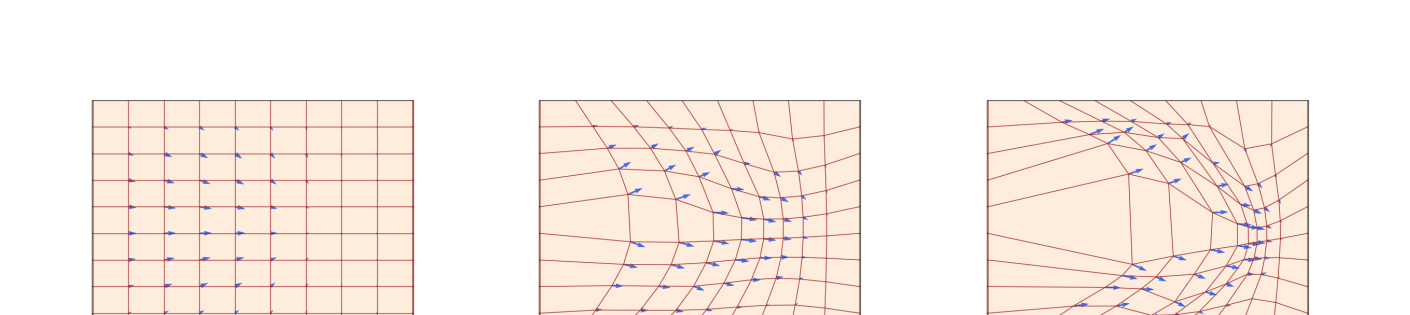
#> input picture translations/assets/fig_02_01.png, 1410 x 315 px, given in place of page_43.png, which was not available
$ python crop_ch06_figs.py
#> lines starting #> are read from the running program, lines starting #| are printed output that depends on the picture; after the words box and inside, x2 and y2 are one past the last pixel; in counts of white or black regions, pixels touching at a corner belong together; pictures that were not available may be replaced by others from this repository, and a replacement may not be noted
#> in precise_crop, img is the input picture: PIL image 1410x315 RGB; mean R, G, B 250.6, 240.5, 233.7
#| [fig_06_14.png] page size: (1410, 315), box: (180,240,1480,770)
"""Crop ch06 figures: Figure 14 (p.43) and Figure 15 (p.46)."""
from PIL import Image
import os

PAGES_DIR = r"C:\Users\ZhangMH\Desktop\MIT6.S184\translations\work\pages"
OUT_DIR = r"C:\Users\ZhangMH\Desktop\MIT6.S184\translations\assets"
os.makedirs(OUT_DIR, exist_ok=True)


def trim_white(img, threshold=245, pad=18):
    """Trim white margins. threshold: minimum brightness to consider 'white'."""
#> called with threshold = 245, pad = 18
    gray = img.convert("L")
    bw = gray.point(lambda p: 0 if p < threshold else 255)
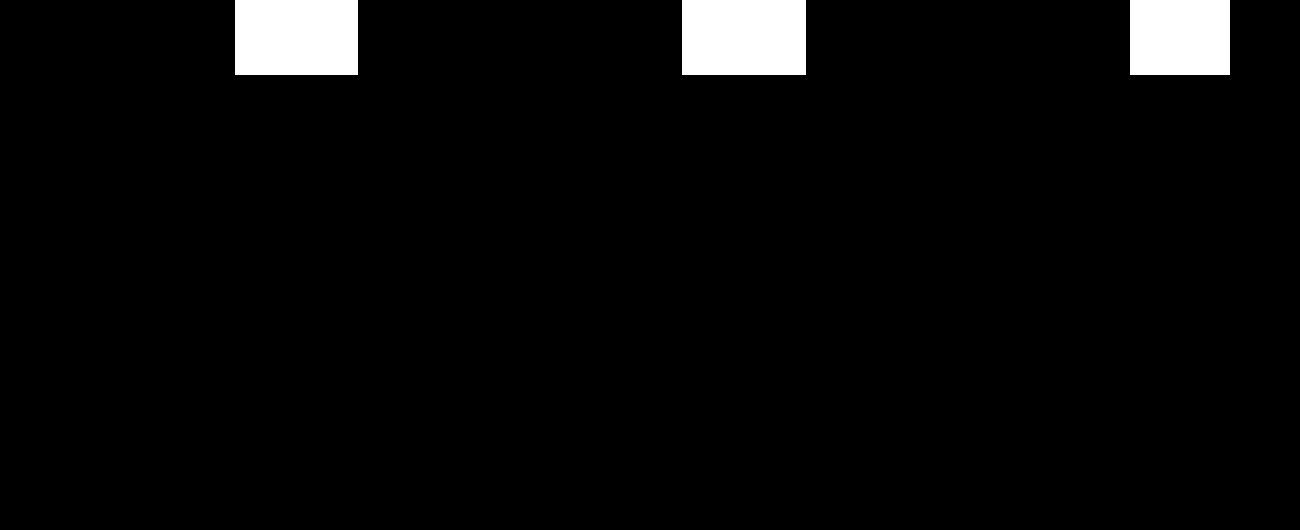
#> bw: PIL image 1300x530 L; 3.8% white; 3 white regions, box (x1, y1, x2, y2) and area: (682, 0, 806, 75) 9300, (235, 0, 358, 75) 9225, (1130, 0, 1230, 75) 7500
    bbox = bw.getbbox()
#> bbox = (235, 0, 1230, 75)
    if bbox is None:
        return img
    l, t, r, b = bbox
#> l = 235; t = 0; r = 1230; b = 75
    l = max(0, l - pad)
#> l = 217
    t = max(0, t - pad)
    r = min(img.width, r + pad)
#> r = 1248
    b = min(img.height, b + pad)
#> b = 93
    return img.crop((l, t, r, b))
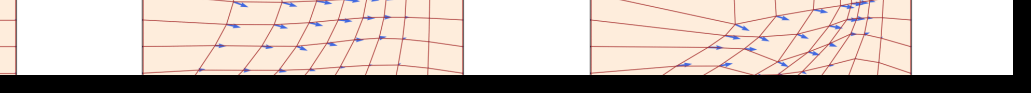
#> returned value: PIL image 1031x93 RGB; mean R, G, B 196.4, 184.9, 178


def search_crop(page_path, y_start_norm, y_end_norm, x_start_norm=0.05, x_end_norm=0.95, label=""):
    """Crop a region by normalized coordinates and save as search image."""
    img = Image.open(page_path)
    w, h = img.size
    box = (int(x_start_norm * w), int(y_start_norm * h),
           int(x_end_norm * w), int(y_end_norm * h))
    print(f"[{label}] page size: {w}x{h}, box: {box}")
    cropped = img.crop(box)
    out_search = os.path.join(OUT_DIR, f"_search_{label}.png")
    cropped.save(out_search)
    print(f"  saved search: {out_search} ({cropped.size})")
    return cropped


def precise_crop(page_path, x1, y1, x2, y2, out_name, threshold=245, pad=18):
    """Crop precise pixel coordinates, then trim white."""
    img = Image.open(page_path)
    print(f"[{out_name}] page size: {img.size}, box: ({x1},{y1},{x2},{y2})")
    cropped = img.crop((x1, y1, x2, y2))
    trimmed = trim_white(cropped, threshold=threshold, pad=pad)
    out_path = os.path.join(OUT_DIR, out_name)
    trimmed.save(out_path)
    print(f"  saved: {out_path} ({trimmed.size})")
#|   saved: C:\Users\ZhangMH\Desktop\MIT6.S184\translations\assets/fig_06_14.png ((1031, 93))


if __name__ == "__main__":
    page_43 = os.path.join(PAGES_DIR, "page_43.png")
    page_46 = os.path.join(PAGES_DIR, "page_46.png")

    # First: search crops to confirm figure bounds
    # search_crop(page_43, 0.05, 0.42, label="fig14_p43")
    # search_crop(page_46, 0.05, 0.42, label="fig15_p46")

    # Precise crop: based on search crops, figure bodies are roughly:
    #   Figure 14 (p.43): y=240-770 (caption starts ~y=780)
    #   Figure 15 (p.46): y=240-870 (full Downsample label visible)
    precise_crop(page_43, 180, 240, 1480, 770, "fig_06_14.png")
    precise_crop(page_46, 120, 240, 1560, 870, "fig_06_15.png")
#> call 2 of precise_crop, with x1 = 120, y1 = 240, x2 = 1560, y2 = 870, out_name = 'fig_06_15.png', threshold = 245, pad = 18
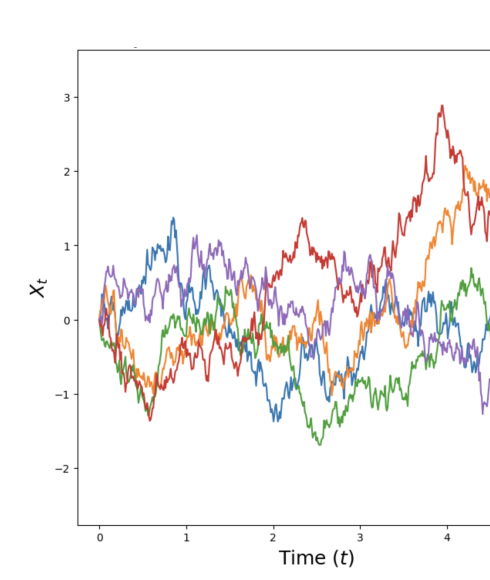
#> input picture translations/assets/fig_02_02.png, 490 x 580 px, given in place of page_46.png, which was not available
#> in precise_crop, img is the input picture: PIL image 490x580 RGB; mean R, G, B 246.5, 244.6, 244.1
#| [fig_06_15.png] page size: (490, 580), box: (120,240,1560,870)
#> in precise_crop (call 2), `cropped = img.crop((x1, y1, x2, y2))`:
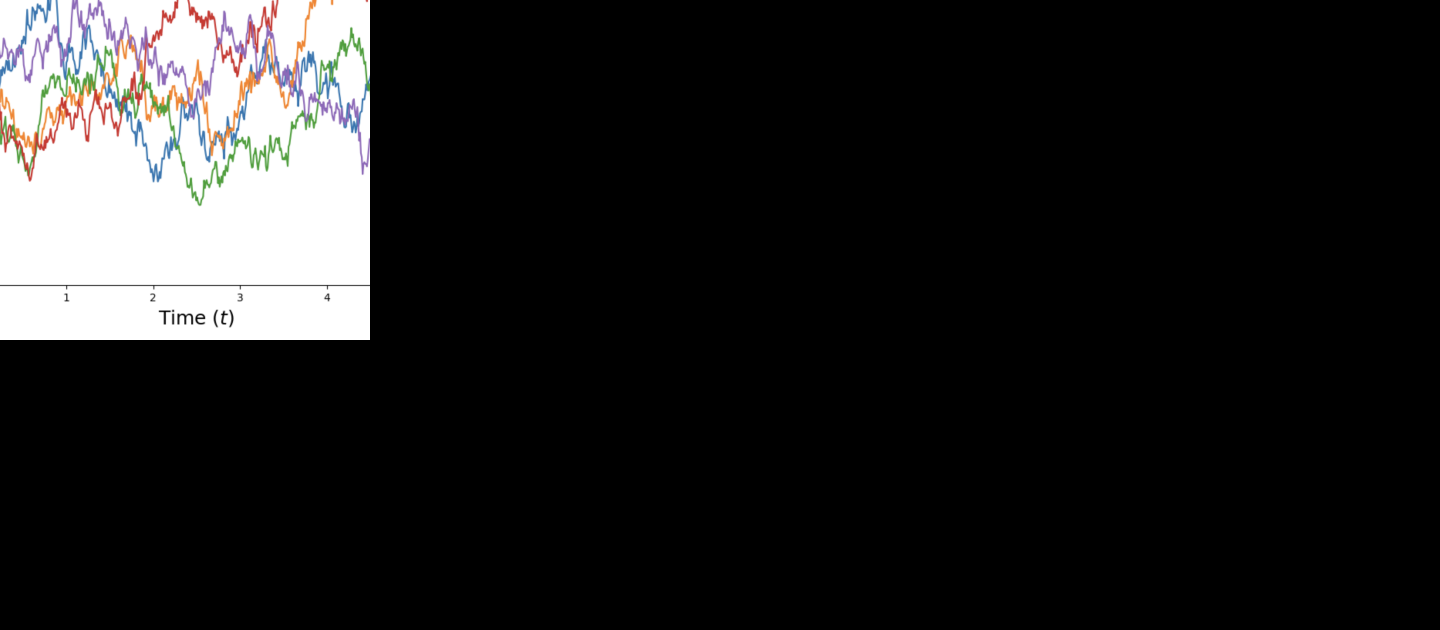
#> cropped: PIL image 1440x630 RGB; mean R, G, B 33.2, 32.9, 32.8
#> call 2 of trim_white, with threshold = 245, pad = 18
#> in trim_white (call 2), `gray = img.convert("L")`:
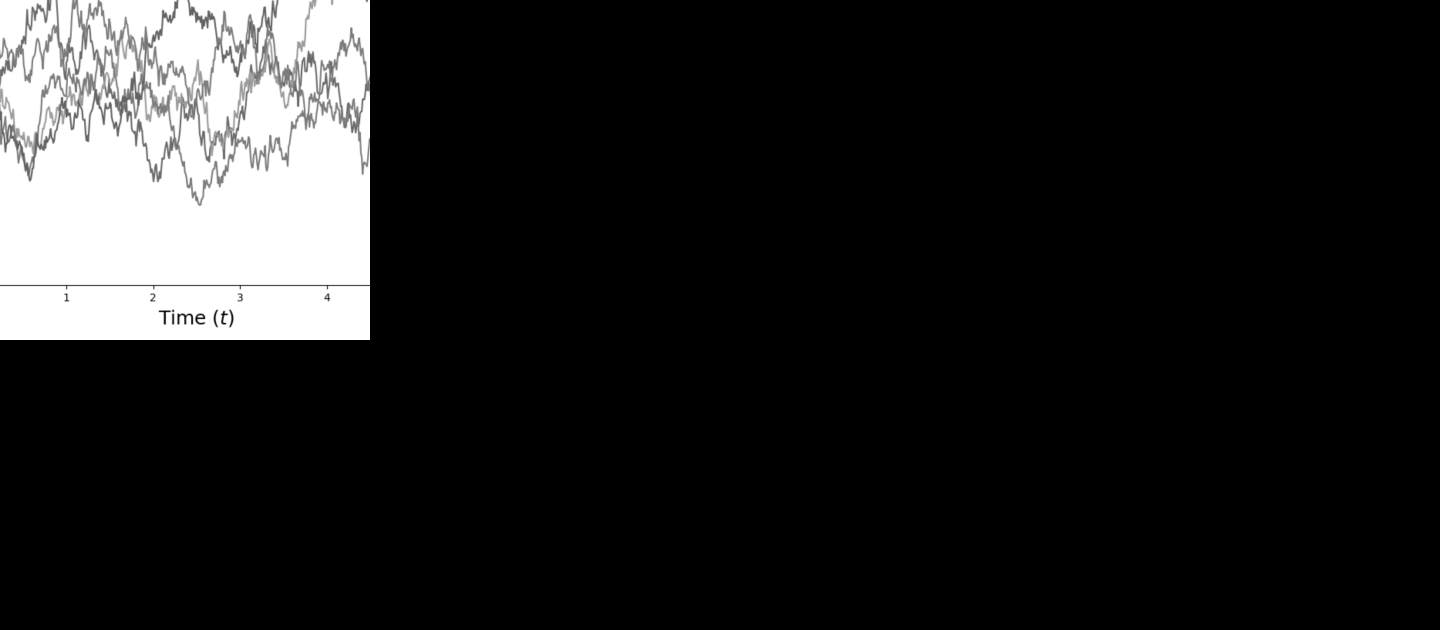
#> gray: PIL image 1440x630 L; min 0, max 255, mean 33
#> in trim_white (call 2), `bw = gray.point(lambda p: 0 if p < threshold else 255)`:
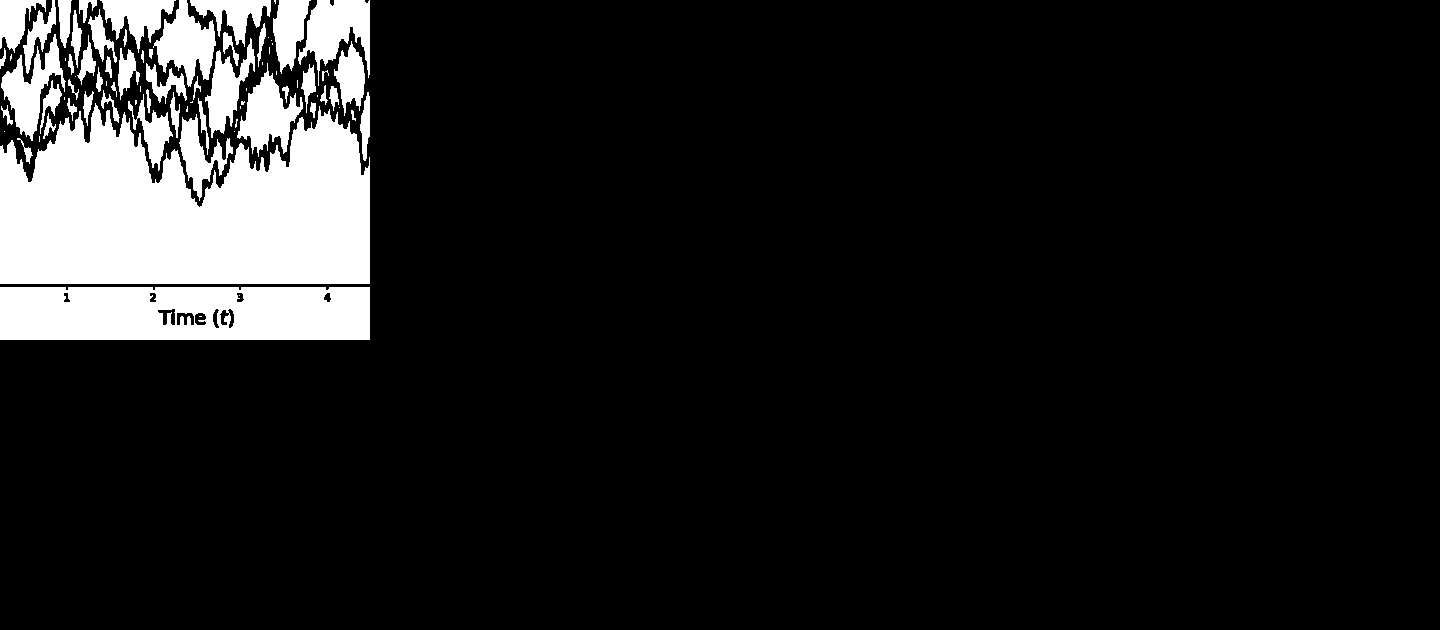
#> bw: PIL image 1440x630 L; 11.1% white; 80 white regions (28 under 20 px), largest, box (x1, y1, x2, y2) and area: (0, 103, 370, 284) 50160, (0, 287, 370, 340) 18834, (298, 0, 370, 86) 3182
#> in trim_white (call 2), `bbox = bw.getbbox()`: bbox = (0, 0, 370, 340)
#> in trim_white (call 2), `l, t, r, b = bbox`: l = 0; r = 370; b = 340
#> in trim_white (call 2), `r = min(img.width, r + pad)`: r = 388
#> in trim_white (call 2), `b = min(img.height, b + pad)`: b = 358
#> in trim_white (call 2), `return img.crop((l, t, r, b))`:
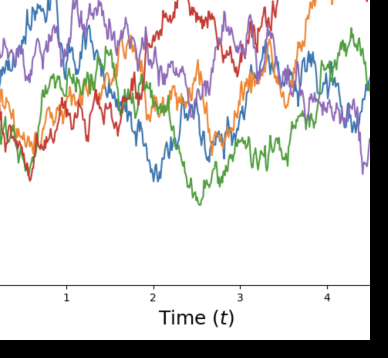
#> returned value: PIL image 388x358 RGB; mean R, G, B 216.8, 214.6, 214.1
#|   saved: C:\Users\ZhangMH\Desktop\MIT6.S184\translations\assets/fig_06_15.png ((388, 358))
